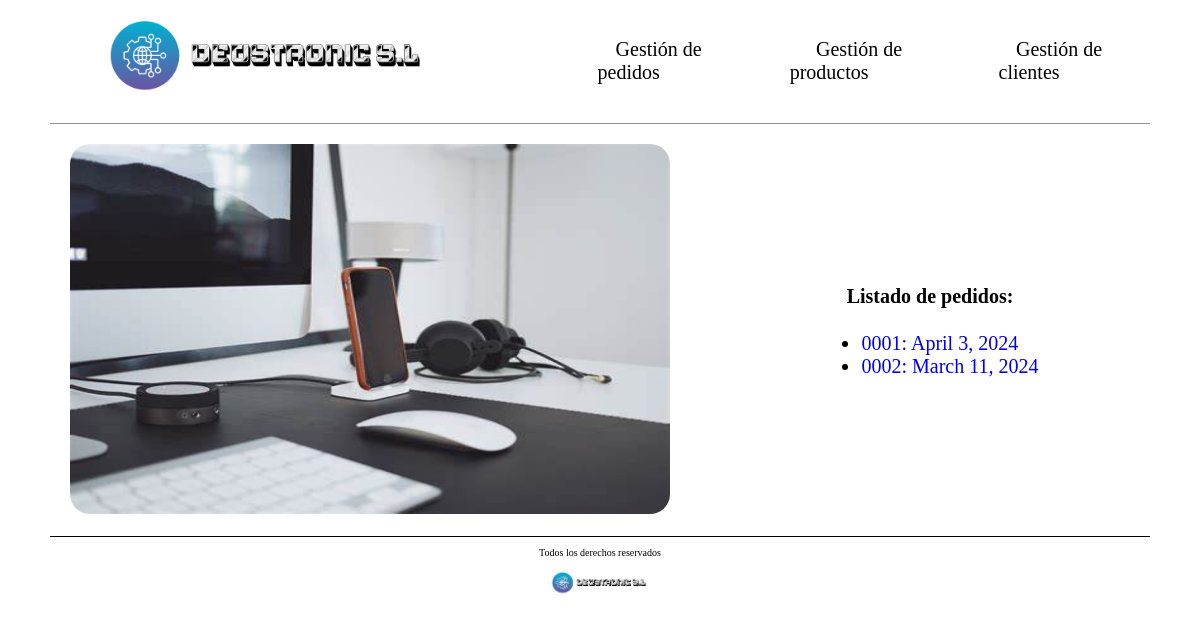
The page /empresaDjango/pedido/ on the database as committed earlier.
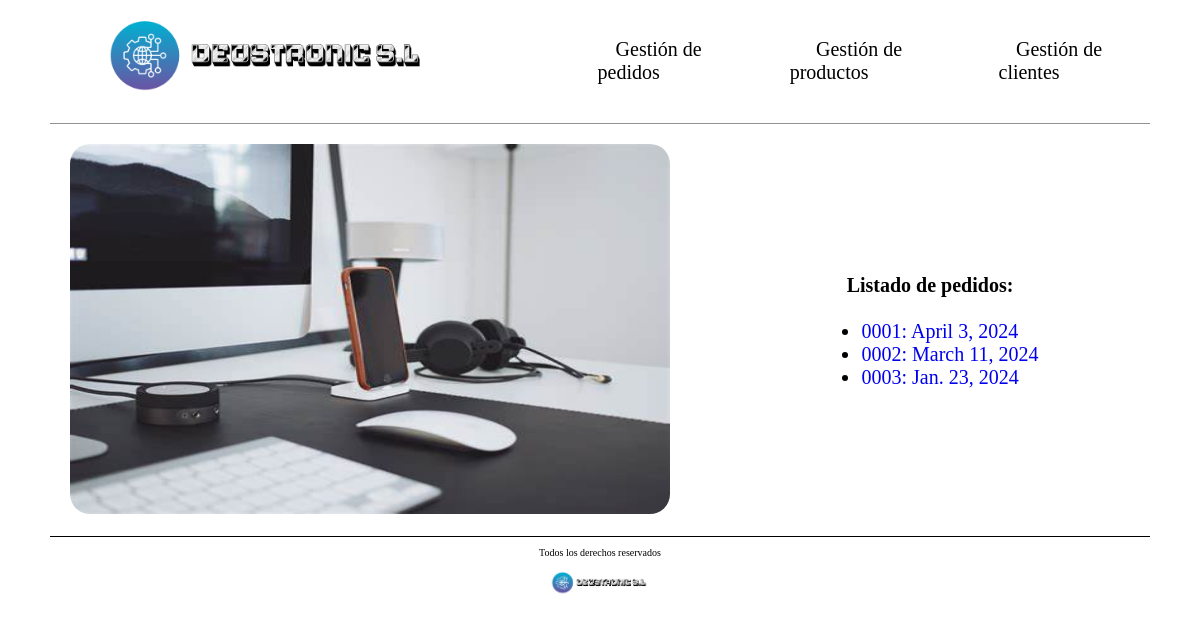
The same page on the database as committed later.
### empresaDjango/models.py (models this page shows, shortened)
class Pedido(models.Model):
    cliente = models.ForeignKey(Cliente, on_delete=models.CASCADE)
    cod_pedido = models.CharField(max_length=10)
    fecha = models.DateField()
    precio_total = models.IntegerField()

### empresaDjango/views.py (the view)
# urls.py: path('pedido/', views.index_pedido, name='index_ped'),
def index_pedido(request):
    pedidos = Pedido.objects.all()
    return render(request, 'index_pedido.html', {'listado_pedidos' : pedidos})

### empresaDjango/templates/index_pedido.html (shortened to what this page needs)
{% load static %}
<!DOCTYPE html>
<html lang="es">
<head>
    <link rel="stylesheet" href="{% static 'css/styles.css'%}" />
    <link rel="stylesheet" href="{% static 'css/normalize.css'%}" />
</head>
<body>
    <header>
        <div class="navegacion">
            <nav class="nav-principal">
                <a href="{% static '../empresaDjango/pedido' %}">
                  <img src="{% static 'images/DEUSTRONIC.png' %}" alt="Logo Tienda" />
                </a>
                <ul class="elementos-navegacion">
                  <li>
                    <a href="/empresaDjango/pedido">Gestión de pedidos</a>
                  </li>
                  <li>
                    <a href="empresaDjango/index_producto.html">Gestión de productos</a>
                  </li>
                  <li>
                    <a href="empresaDjango/index_cliente.html">Gestión de clientes</a>
                  </li>
                </ul>
            </nav>
        </div>
    </header>
     <main>
        <div class="contenedor-principal-index-pedidos">
            <div class="parte-izquierda">
                <img src="{% static 'images/Escritorio.jpeg'%}" alt="Foto con artículos tecnológicos en un escritorio" />
            </div>
            <div class="parte-derecha">
            <h1>Listado de pedidos:</h1>
                <ul>
                    {% for p in listado_pedidos %}
                    <li class="listado_pedidos">
                        <a href="{% url 'detail_ped' p.cod_pedido %}">
                        {{ p.cod_pedido }}: {{ p.fecha }}
                        </a>
                    </li>
                    {% endfor %}
                </ul>
            </div>
        </div>
     </main>
    <footer>
        <div class="contenido-footer">
            <p class="copyright">Todos los derechos reservados</p>
            <img src="{% static 'images/DEUSTRONIC.png'%}" alt="Logo Tienda" />
        </div>
    </footer>
</body>
</html>

Rows that differ between the two databases and show on the page:
added Pedido: cod_pedido "0003", fecha "Jan. 23, 2024"
